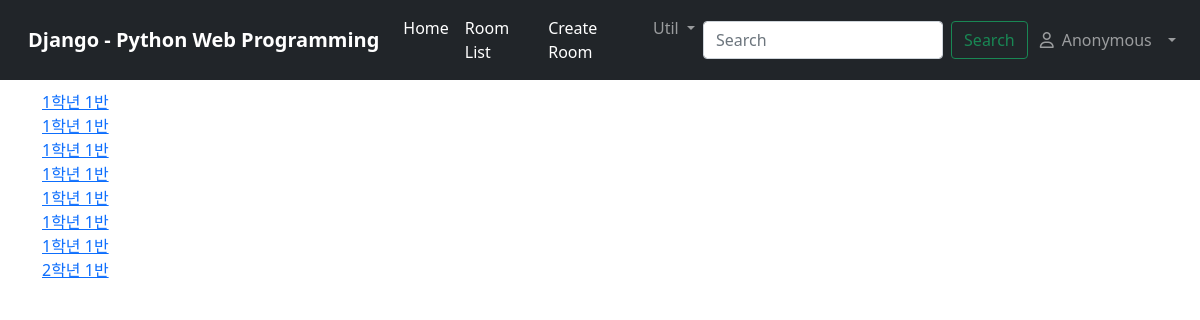
Before: /room/ with the older database file.
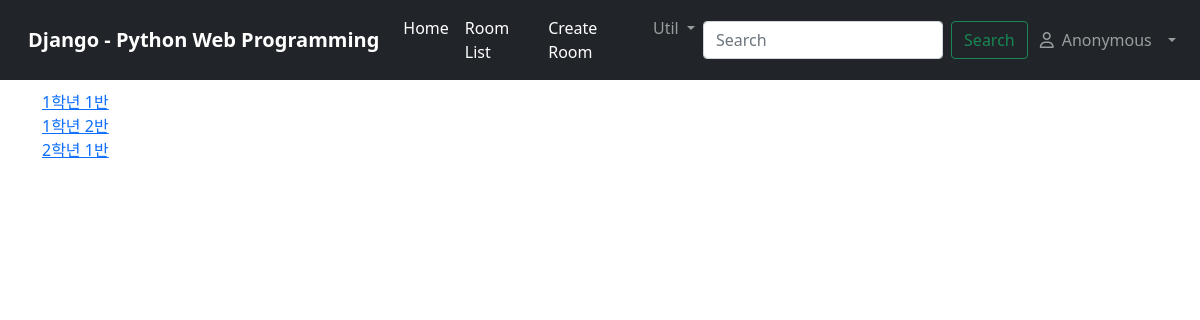
After: the same page with the newer database file.
### pointsystem/models.py (models this page shows)
class Room(models.Model):
    grade = models.IntegerField(validators=[MinValueValidator(1), MaxValueValidator(12)]) #학년
    num = models.IntegerField(validators=[MinValueValidator(1), MaxValueValidator(63)]) #반
    line = models.IntegerField(validators=[MinValueValidator(1),])
    class Meta:
        ordering = ('grade','num')
        pass
    def __str__(self):
        return f"{self.grade}학년 {self.num}반"
    def get_absolute_url(self):
        return reverse('room_detail', args=[self.pk,])

### pointsystem/views.py (the view)
# urls.py: path('room/', RoomListView.as_view(), name='room_list'),
class RoomListView(ListView):
    model = Room

### pointsystem/templates/pointsystem/room_list.html
{% extends 'base.html' %}
{% block content %}
{% for room in object_list %}
<a href="{{ room.get_absolute_url }}">{{ room }}</a><br>
{% endfor %}
{% endblock %}

### templates/base.html (shortened to what this page needs)
<!DOCTYPE html>
<html lang="ko">
    <head>
        <link href="https://cdn.jsdelivr.net/npm/bootstrap@5.0.0-beta3/dist/css/bootstrap.min.css" rel="stylesheet">
    </head>
    <body style="padding-top: 90px;">
        <nav class="navbar navbar-expand-lg navbar-dark bg-dark fixed-top">
            <div class="container-fluid">
              <a class="navbar-brand mx-3 mb-0 font-weight-bold font-italic" href="{% url 'home' %}">{% block room %}Django - Python Web Programming{% endblock %}</a>
              <div class="collapse navbar-collapse" id="navbarSupportedContent">
                <ul class="navbar-nav me-auto mb-2 mb-lg-0">
                  <li class="nav-item">
                    <a class="nav-link active" aria-current="page" href="{% url 'home' %}">Home</a>
                  </li>
                  <li class="nav-item">
                    <a class="nav-link active" href="{% url 'room_list' %}">Room List</a>
                  </li>
                  <li class="nav-item">
                    <a class="nav-link active" href="{% url 'c_room' %}">Create Room</a>
                  </li>
                  <li class="nav-item dropdown">
                    <a class="nav-link dropdown-toggle" href="#" id="navbarDropdown" role="button" data-bs-toggle="dropdown" aria-expanded="false">
                      Util
                    </a>
                  </li>
                </ul>
                  <form class="d-flex" action="" method="post"> {% csrf_token %}
                   <input class="form-control me-2" type="search" placeholder="Search" name='search_word'>
                   <button class="btn btn-outline-success" type="submit">Search</button>
                  </form>
                  <div class="navbar-nav">
                  <li class="nav-item dropdown mx-1">
                    {% if user.is_active %}
                    <a class="nav-link dropdown-toggle" href="" id="navbarScrollingDropdown" role="button" data-bs-toggle="dropdown" aria-expanded="false">
                      <i class="fas fa-user"></i>&ensp;{% firstof user.get_short_name user.get_username %}&ensp;
                    </a>
                    <ul class="dropdown-menu dropdown-menu-end" aria-labelledby="navbarScrollingDropdown">
                      <li><a class="dropdown-item" href="{% url 'blog:change' %}">My Post</a></li>
                      <li><a class="dropdown-item" href="{% url 'photo:album_change' %}">My Album</a></li>
                      <li><a class="dropdown-item" href="{% url 'photo:photo_change' %}">My Photo</a></li>
                      <li><hr class="dropdown-divider"></li>
                      <li><a class="dropdown-item" href="{% url 'logout' %}">Logout</a></li>
                      <li><a class="dropdown-item" href="{% url 'password_change' %}">Change Password</a></li>
                    </ul>
                    {% else %}
                    <a class="nav-link dropdown-toggle" href="" id="navbarScrollingDropdown" role="button" data-bs-toggle="dropdown" aria-expanded="false">
                      <i class="far fa-user"></i>&ensp;Anonymous&ensp;
                    </a>
                    {% endif %}
                  </li>
                  </div>
              </div>
            </div>
          </nav>
          <div class="container">
            {% block content %}{% endblock %}
          </div>
    </body>
</html>

### templates/base.html (style rules this page uses)
.font-weight-bold { font-weight: bold; }

Changed rows visible on the page:
removed Room: grade+num "1학년 1반"
removed Room: grade+num "1학년 1반"
removed Room: grade+num "1학년 1반"
removed Room: grade+num "1학년 1반"
removed Room: grade+num "1학년 1반"
removed Room: grade+num "1학년 1반"
added Room: grade+num "1학년 2반"
